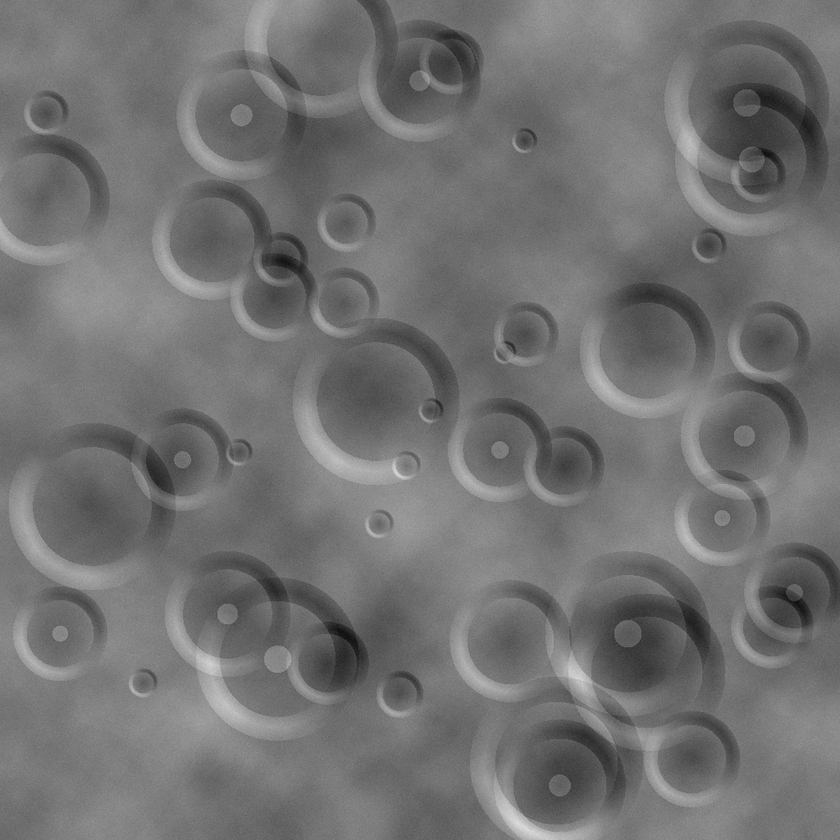
#> input picture test_data/region1_a.png, 840 x 840 px, shrunk from 1024 x 1024 before the run
$ python -i illumination_normalizer.py   (imports and definitions only)   (older library calls are emulated)
#> lines starting #> are read from the running program, lines starting #| are printed output that depends on the picture
#> further down, picture is the input picture: shape (840, 840, 3); min 13, max 221, mean 113.8
"""
Illumination-invariant preprocessing & structural consistency module.
Computes:
1. Directional Phase Congruency features.
2. Illumination structural consistency gate (Normalized Gradient Correlation across inliers).
"""

from typing import Optional
import cv2
import numpy as np


def compute_phase_congruency_features(
    image: np.ndarray,
    num_orientations: int = 4
) -> np.ndarray:
    """
    Compute shadow-invariant local energy features across multiple orientations.
    Lunar crater boundaries remain stable in frequency phase even when shadows invert.
    """
#> called with num_orientations = 4
    img_f = image.astype(np.float32) / 255.0
    energy_sum = np.zeros_like(img_f)

    blurred = cv2.GaussianBlur(img_f, (5, 5), sigmaX=1.2)

    for angle_deg in np.linspace(0, 180, num_orientations, endpoint=False):
        theta = np.deg2rad(angle_deg)
        kx = np.cos(theta)
        ky = np.sin(theta)

        dx = cv2.Sobel(blurred, cv2.CV_32F, 1, 0, ksize=3)
        dy = cv2.Sobel(blurred, cv2.CV_32F, 0, 1, ksize=3)
        grad_dir = np.abs(dx * kx + dy * ky)
        energy_sum += grad_dir ** 2
#> this loop made 4 passes
#> pass 1, in compute_phase_congruency_features, `dx = cv2.Sobel(blurred, cv2.CV_32F, 1, 0, ksize=3)`:
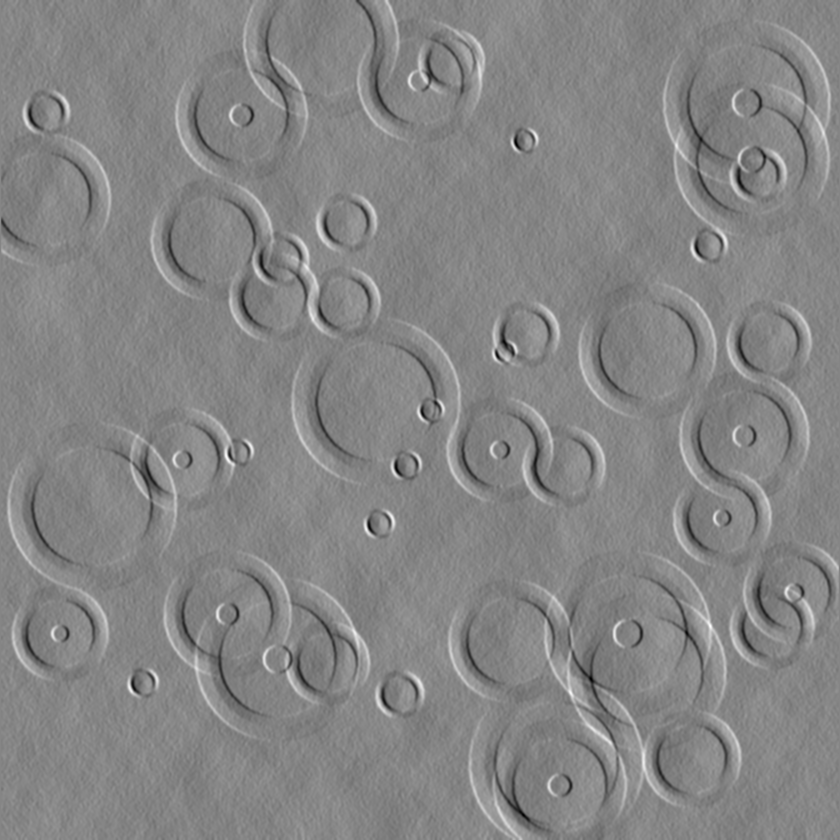
#> dx: shape (840, 840, 3) float32; min -0.456, max 0.416, mean -0.000293; drawn with min black and max white
#> pass 1, in compute_phase_congruency_features, `dy = cv2.Sobel(blurred, cv2.CV_32F, 0, 1, ksize=3)`:
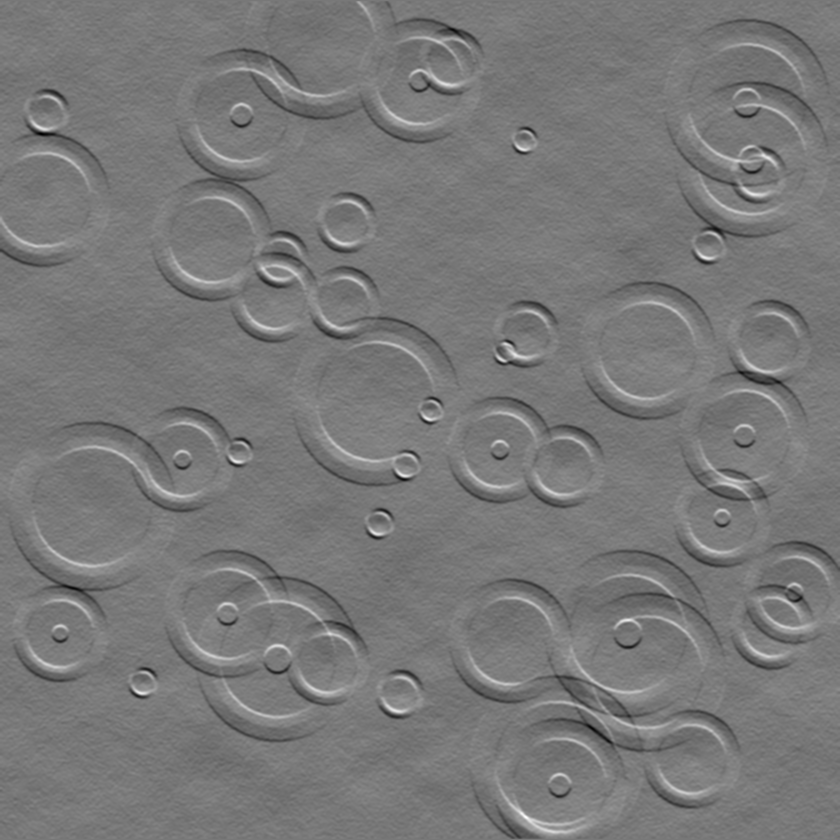
#> dy: shape (840, 840, 3) float32; min -0.461, max 0.512, mean 2.09e-05; drawn with min black and max white
#> pass 1, in compute_phase_congruency_features, `grad_dir = np.abs(dx * kx + dy * ky)`:
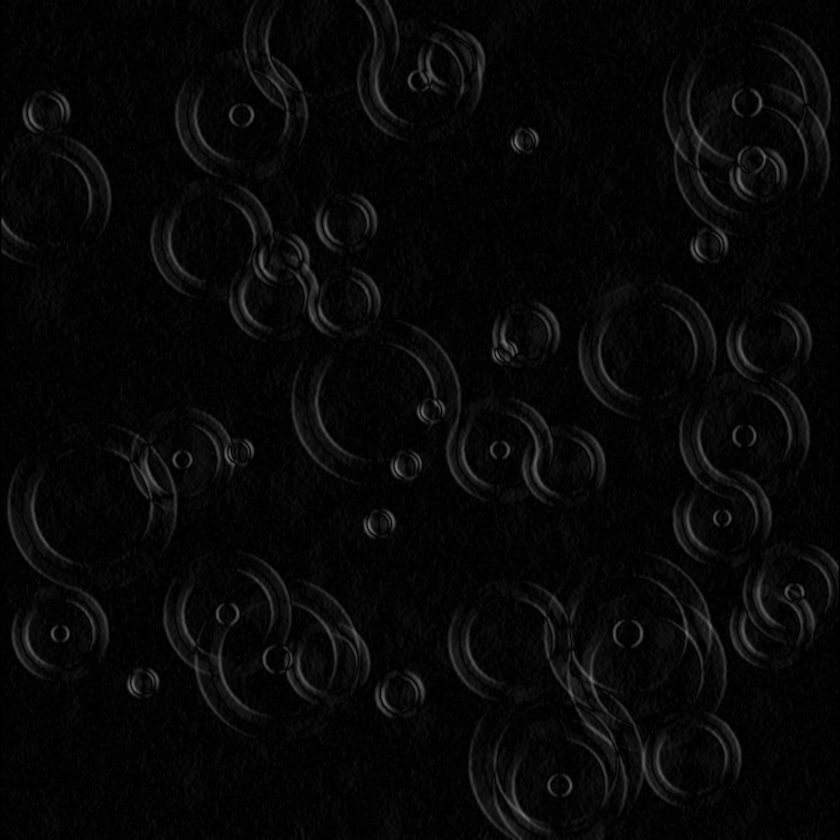
#> grad_dir: shape (840, 840, 3) float32; min 0, max 0.456, mean 0.0298
#> after the loop:
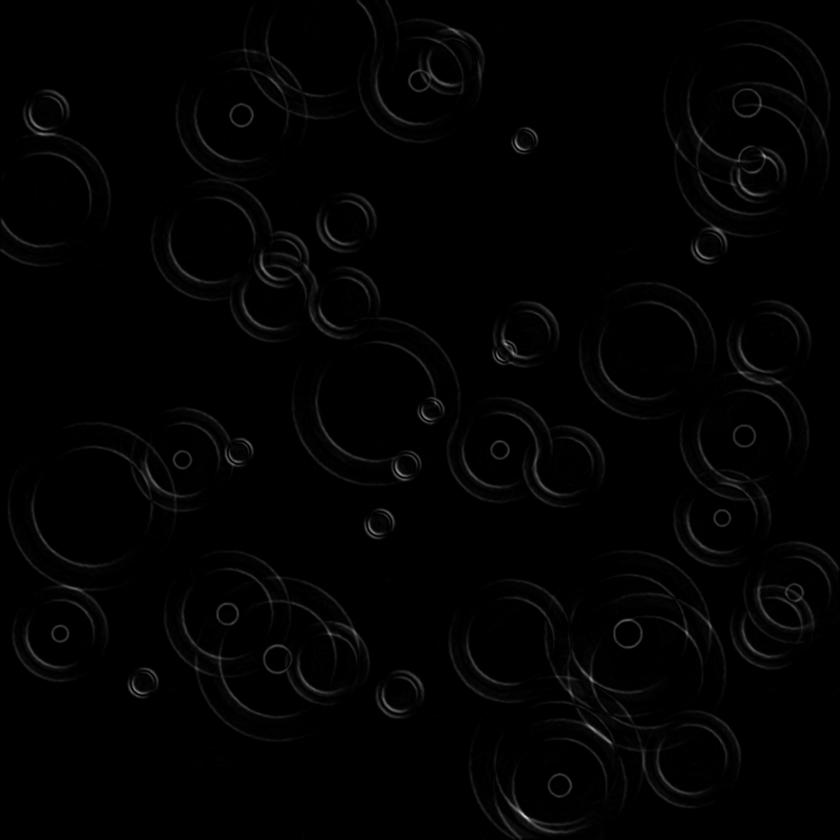
#> energy_sum: shape (840, 840, 3) float32; min 0, max 0.805, mean 0.0108

    energy_map = np.sqrt(energy_sum)
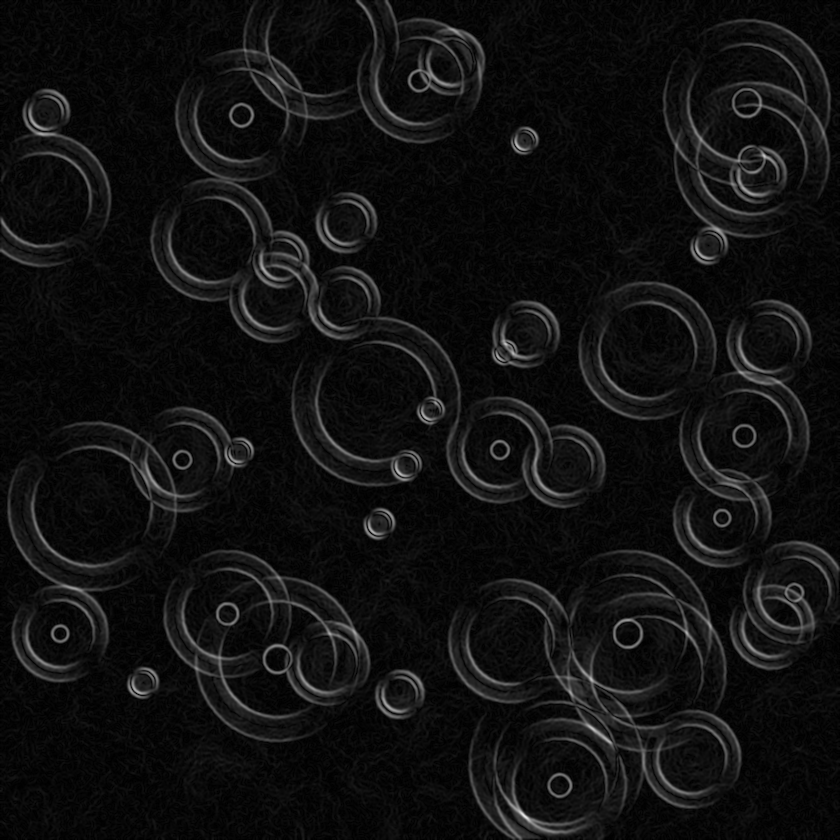
#> energy_map: shape (840, 840, 3) float32; min 0, max 0.897, mean 0.0668

    clahe = cv2.createCLAHE(clipLimit=4.0, tileGridSize=(8, 8))
    norm_energy = cv2.normalize(energy_map, None, 0, 255, cv2.NORM_MINMAX).astype(np.uint8)
#> (the run stopped early here; a loop or call above may not have finished)

$ run again, on test_data/region1_b.png
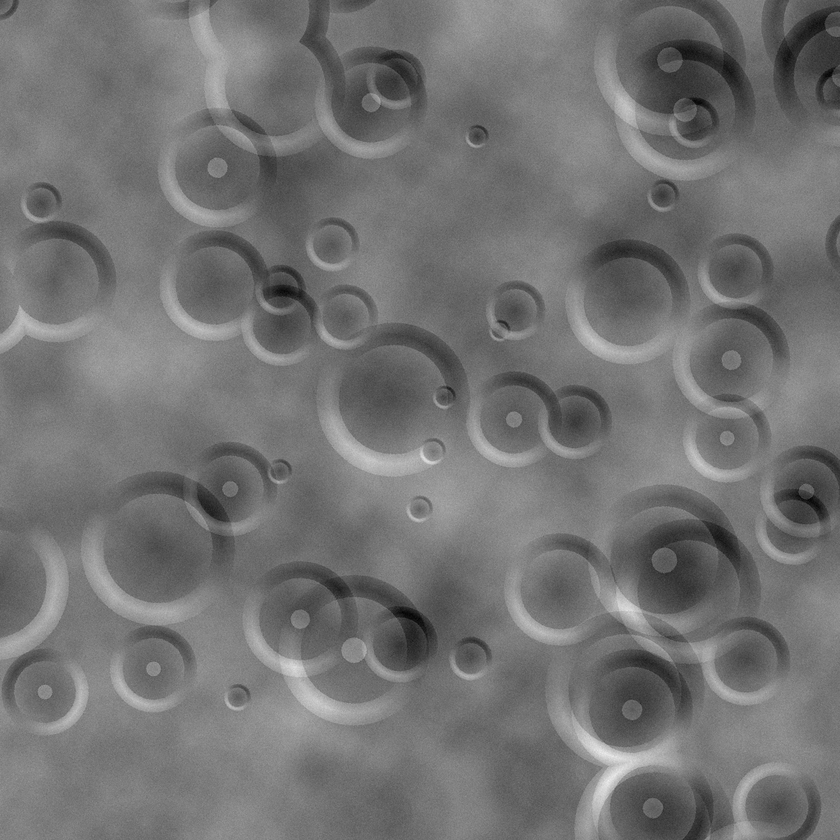
#> input picture test_data/region1_b.png, 840 x 840 px, shrunk from 1024 x 1024 before the run
#> picture is the input picture: shape (840, 840, 3); min 2, max 239, mean 114.8
#> after the loop in compute_phase_congruency_features, `for angle_deg in np.linspace(0, 180, num_orientations, endpoint=False):`:
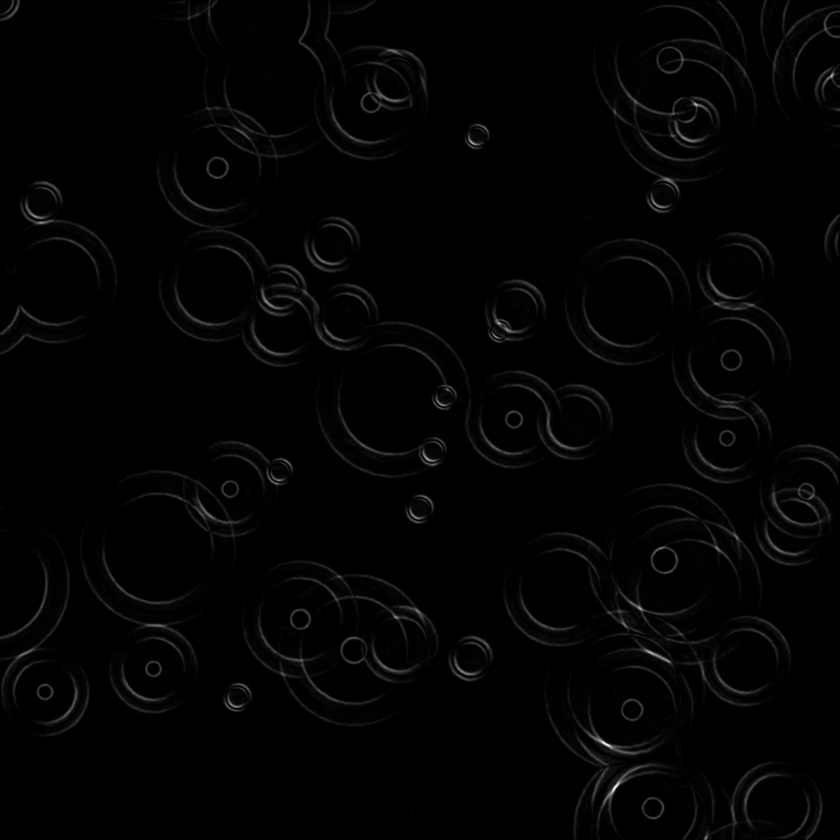
#> energy_sum: shape (840, 840, 3) float32; min 0, max 1.07, mean 0.0148; drawn with min black and max white
#> in compute_phase_congruency_features, `energy_map = np.sqrt(energy_sum)`:
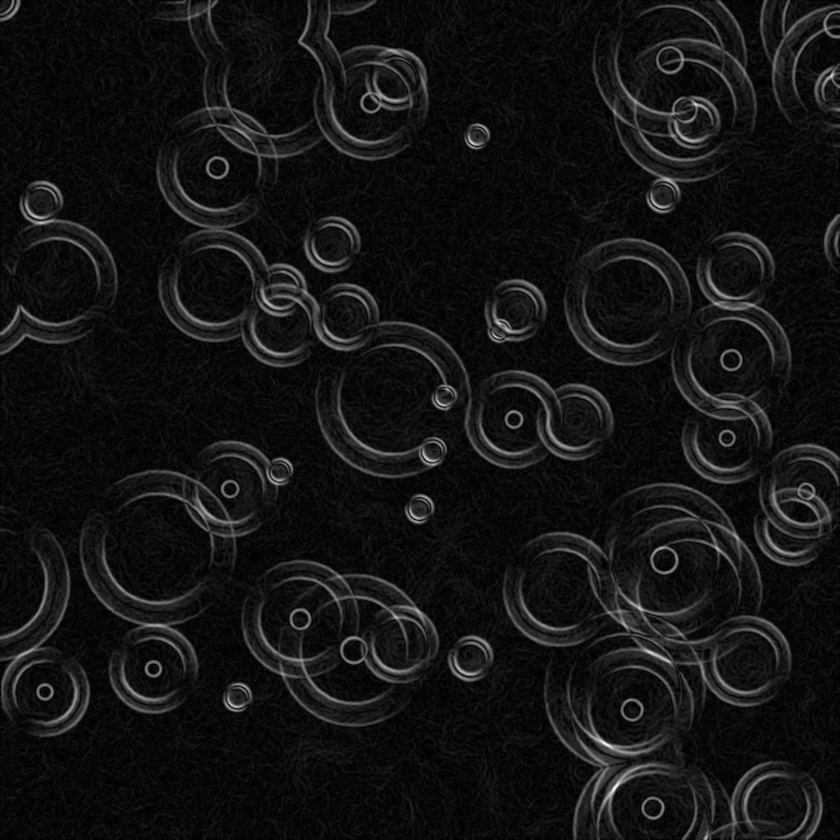
#> energy_map: shape (840, 840, 3) float32; min 0, max 1.03, mean 0.0797; drawn with min black and max white

$ run again, on test_data/region2.png
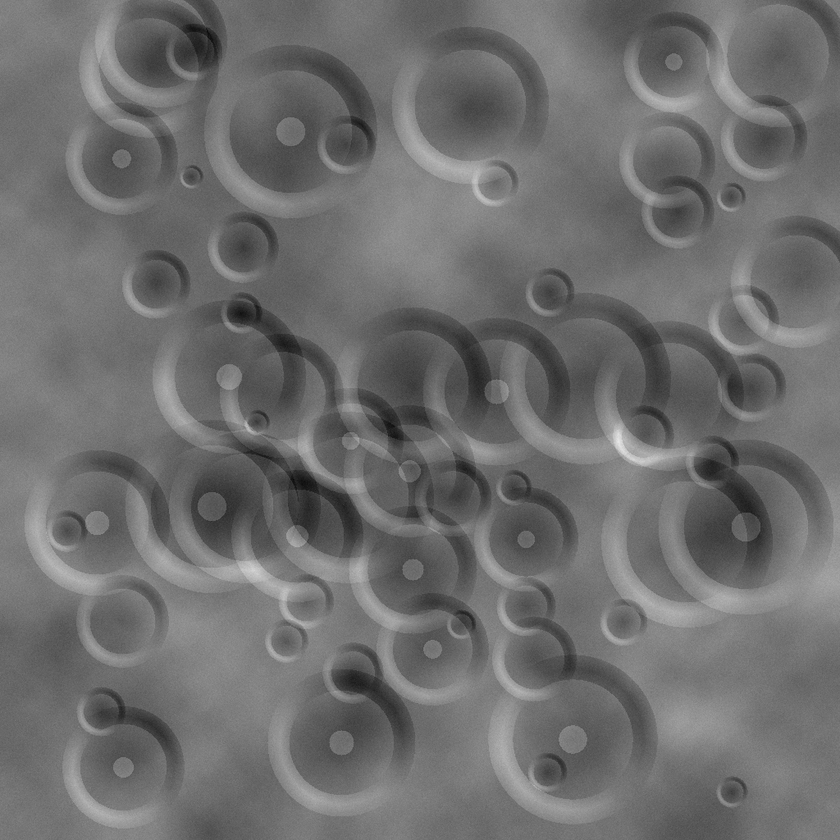
#> input picture test_data/region2.png, 840 x 840 px, shrunk from 1024 x 1024 before the run
#> picture is the input picture: shape (840, 840, 3); min 10, max 231, mean 110
#> the loop in compute_phase_congruency_features, `for angle_deg in np.linspace(0, 180, num_orientations, endpoint=False):` made 4 passes
#> pass 1, in compute_phase_congruency_features, `dy = cv2.Sobel(blurred, cv2.CV_32F, 0, 1, ksize=3)`:
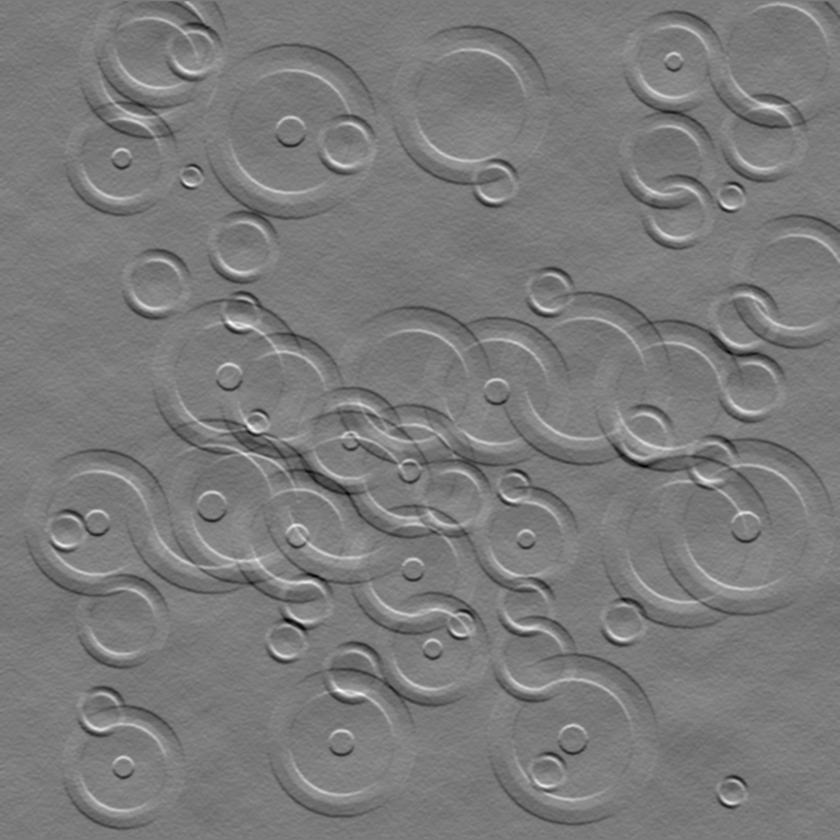
#> dy: shape (840, 840, 3) float32; min -0.485, max 0.519, mean 0.00011; drawn with min black and max white
#> in compute_phase_congruency_features, `energy_map = np.sqrt(energy_sum)`:
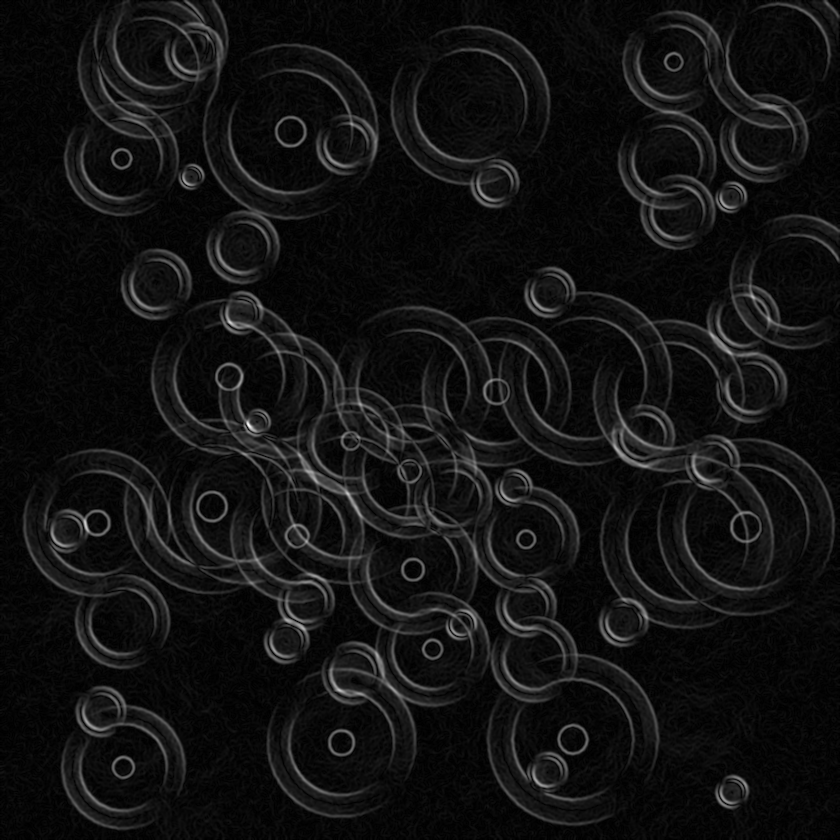
#> energy_map: shape (840, 840, 3) float32; min 0, max 1.1, mean 0.0782; drawn with min black and max white
